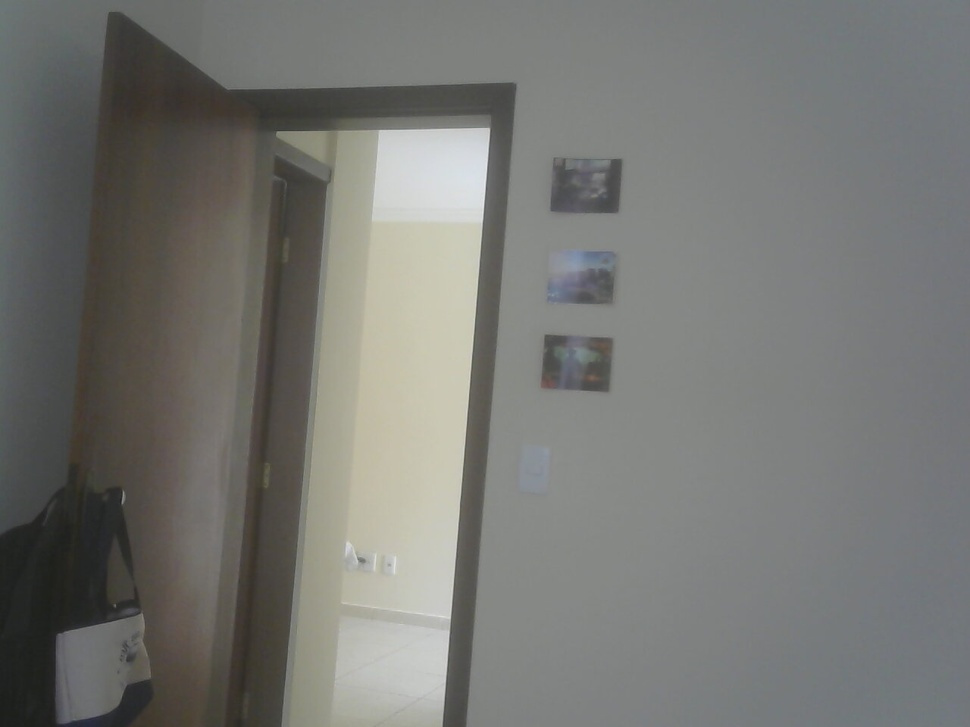
#> input picture Atividade 1/imagens/originais/imagem-A.jpg, 970 x 727 px, shrunk from 1280 x 960 before the run; its folder holds only this picture in this run
$ jupyter execute atividade1.ipynb
#> lines starting #> are read from the running program, lines starting #| are printed output that depends on the picture
### Atividade Curta 1 - Configurando o ambiente e capturando imagens

#### Aluno: 119891 - João Vitor Silva de Oliveira

[cell 1]
import cv2
import PIL
import numpy as np
print('NumPy Version: ', np.__version__)
print('OpenCV Version: ', cv2.__version__)
print('PIL Version: ', PIL.__version__)

[cell 2]
from PIL import Image
import os
import matplotlib.pyplot as plt

#### Convertendo para tons de cinza

[cell 3]
imgs_originais = "imagens/originais/"
imgs_cinza = 'imagens/cinza'
os.makedirs(imgs_cinza, exist_ok=True)

for arquivo in os.listdir(imgs_originais):
    imagem = Image.open(os.path.join(imgs_originais, arquivo))
#> imagem is the input picture: PIL image 970x727 RGB; mean R, G, B 118, 118.4, 114.9
    imagem_cinza = imagem.convert("L")
    imagem_cinza.save(os.path.join(imgs_cinza, arquivo))

#### Imagens de exemplo

[cell 4]
fig, axes = plt.subplots(1, 2, figsize=(10, 5))

axes[0].imshow(imagem)
axes[0].axis("off")

axes[1].imshow(imagem_cinza, cmap="gray")
axes[1].axis("off")

plt.show()
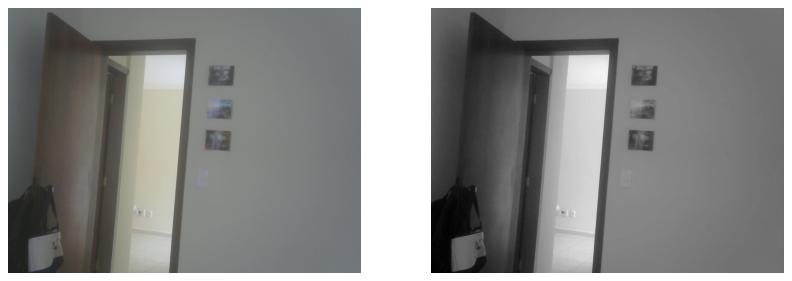
#> figure drawn by matplotlib, 2 panels

#### Calculando Imagens

[cell 5]
arquivos = sorted([f for f in os.listdir(imgs_originais)])

# Abrir a primeira imagem
img_base = np.array(Image.open(os.path.join(imgs_cinza, arquivos[0])), dtype=np.int32)

# Inicializa as variáveis baseado na primeira imagem
acumulado = np.zeros_like(img_base)
soma = img_base


for i in range(len(arquivos) - 1):
    img1 = np.array(Image.open(os.path.join(imgs_cinza, arquivos[i])), dtype=np.int32)
    img2 = np.array(Image.open(os.path.join(imgs_cinza, arquivos[i + 1])), dtype=np.int32)

    # Calcula a soma
    soma += img2
    #Calcula a diferença e o acumulado
    diferenca = np.abs(img2 - img1)
    acumulado += diferenca

# Calcula a média
media = soma / len(arquivos)

[cell 6]
# Inicia o calculo do desvio padrão
soma_quadrados = None
for arquivo in arquivos:
    img = np.array(Image.open(os.path.join(imgs_cinza, arquivo)), dtype=np.float32)

    # Somar os quadrados das diferenças em relação à média
    quadrado_diferenca = (img - media) ** 2
#> quadrado_diferenca: shape (727, 970) float64; every value is 0

    if soma_quadrados is None:
        soma_quadrados = np.zeros_like(quadrado_diferenca, dtype=np.float32)
    soma_quadrados += quadrado_diferenca
#> soma_quadrados: shape (727, 970) float32; every value is 0

# Calcula o desvio padrão
desvio_padrao = np.sqrt(soma_quadrados / len(arquivos))

[cell 7]
# Normalizar os valores entre 0 e 255
acumulado = np.clip(acumulado, 0, 255).astype(np.uint8)
media = np.clip(media, 0, 255).astype(np.uint8)
desvio_padrao = np.clip(desvio_padrao, 0, 255).astype(np.uint8)
#> desvio_padrao: shape (727, 970); every value is 0

# Salvando as imagens
Image.fromarray(acumulado).save("diferenca_acumulada.jpg")
Image.fromarray(media).save("imagem_media.jpg")
Image.fromarray(desvio_padrao).save("imagem_desvio.jpg")

print("Imagens geradas:")
imgDif = Image.open("diferenca_acumulada.jpg")
imgMed = Image.open("imagem_media.jpg")
imgDes = Image.open("imagem_desvio.jpg")

fig, axes = plt.subplots(1, 3, figsize=(20, 5))
axes[0].set_title("Diferença Acumulada", fontsize=16)
axes[0].imshow(imgDif, cmap="gray")
axes[0].axis("off")
axes[1].set_title("Média", fontsize=16)
axes[1].imshow(imgMed, cmap="gray")
axes[1].axis("off")
axes[2].set_title("Desvio Padrão", fontsize=16)
axes[2].imshow(imgDes, cmap="gray")
axes[2].axis("off")
plt.show()
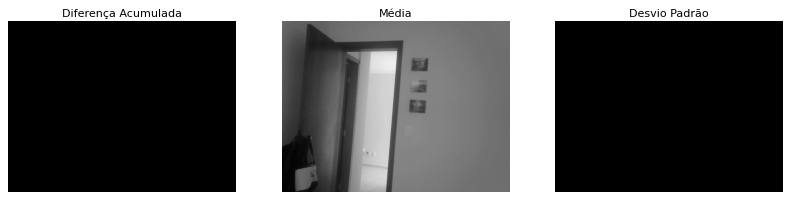
#> figure drawn by matplotlib, 3 panels
